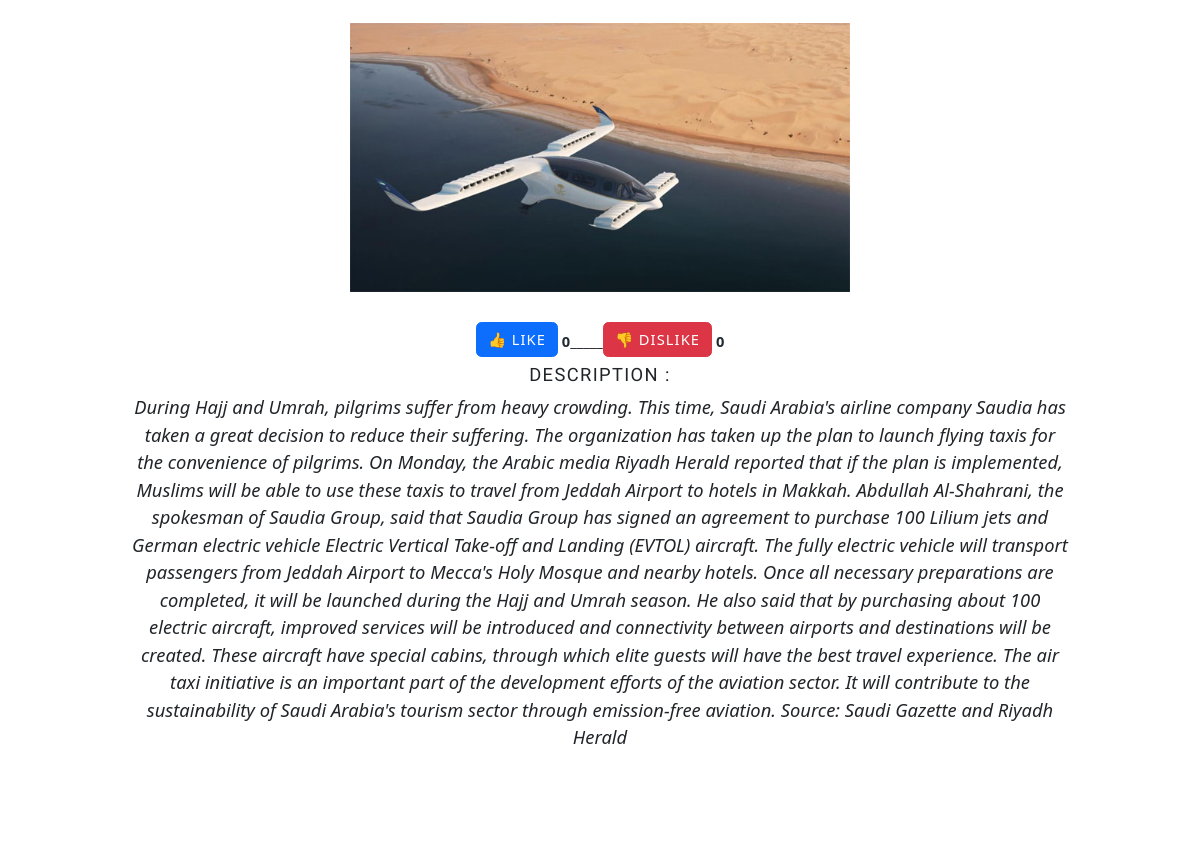
The page /post/detailview/13/ (middle part) on the database as committed earlier.
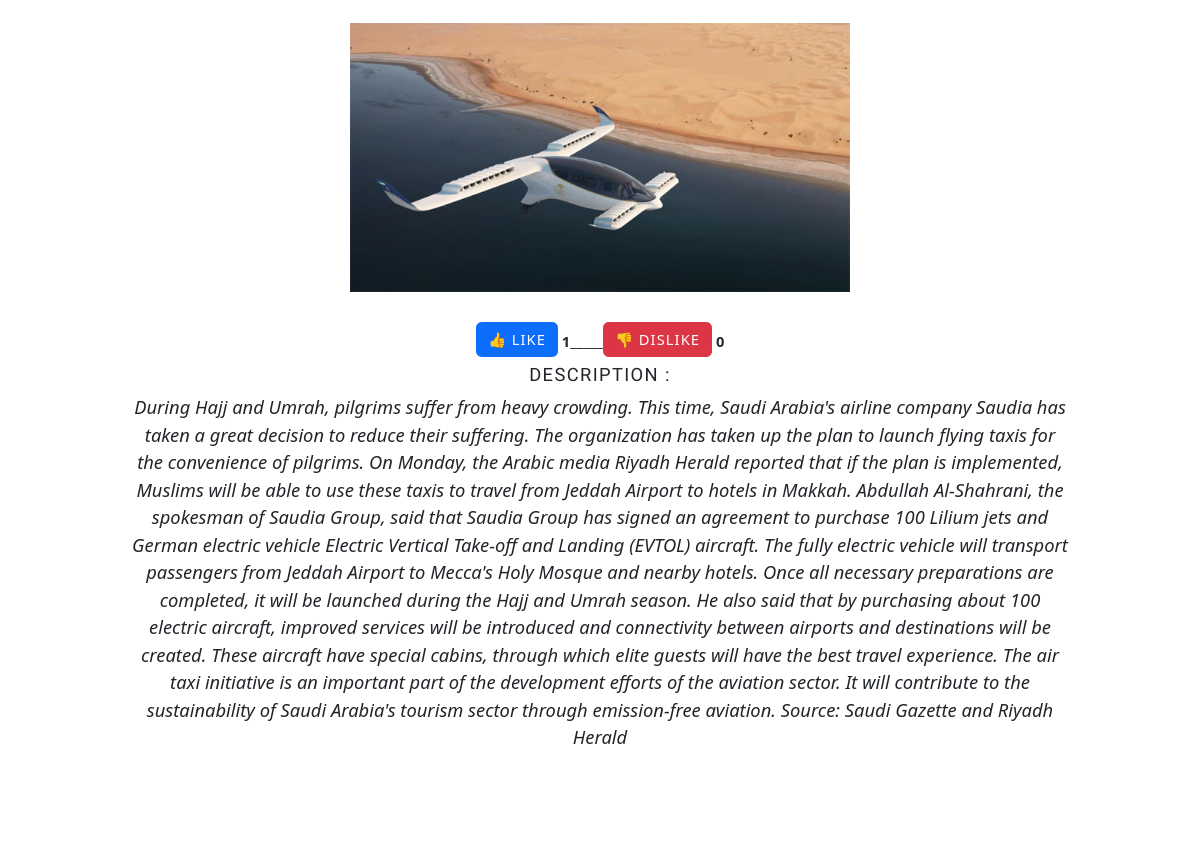
The same page on the database as committed later.
### post/models.py (models this page shows, shortened)
class PostModel(models.Model):
    user = models.ForeignKey(User, related_name='post',on_delete=models.CASCADE)
    caption = models.CharField(max_length=3000)
    created_on = models.DateTimeField(auto_now_add=True)
    body = models.TextField(null=True,blank=True)
    post_image = models.ImageField(upload_to='post/media/images/',null=True,blank=True)
    post_like = models.IntegerField(default=0,null=True,blank=True)
    post_dislike = models.IntegerField(default=0,null=True,blank=True)

### post/views.py (the view, shortened to what this page needs)
# urls.py: path('detailview/<int:pk>/', views.DetailViewOfPost.as_view(), name='detailview'),
class DetailViewOfPost(DetailView):
    model = PostModel
    pk_url_kwarg = 'pk'
    template_name = 'post_detail.html'
    def get_context_data(self, **kwargs):
        context = super().get_context_data(**kwargs)
        post = self.object
        comments = post.comments.all()
        comment_form = CommentForm()
        context['comments'] = comments
        context['comment_form'] = comment_form
        return context

### post/templates/post_detail.html (shortened to what this page needs)
{% extends "base.html" %} {% load static %} {% load crispy_forms_tags %}
{%block content %}
<div id="main">
  <article class="post featured">
    <header class="major">
      <img width="500px" src="{{object.post_image.url}}" alt="" />
      <h5>
        <br><h5 class="text-decoration-none btn btn-primary">👍 Like</h5>
        <b>{{object.post_like}}</b>_____<h5 class="text-decoration-none btn btn-danger">👎 Dislike</h5>
        <b>{{object.post_dislike}}</b>
      </h5><br>
      <h5>Description : </h5>
      <p class="fs-5">{{object.body}}</p>
    </header>
  </article>
</div>
{% endblock content %}

Rows that differ between the two databases and show on the page:
changed PostModel: post_like "0" → "1"
